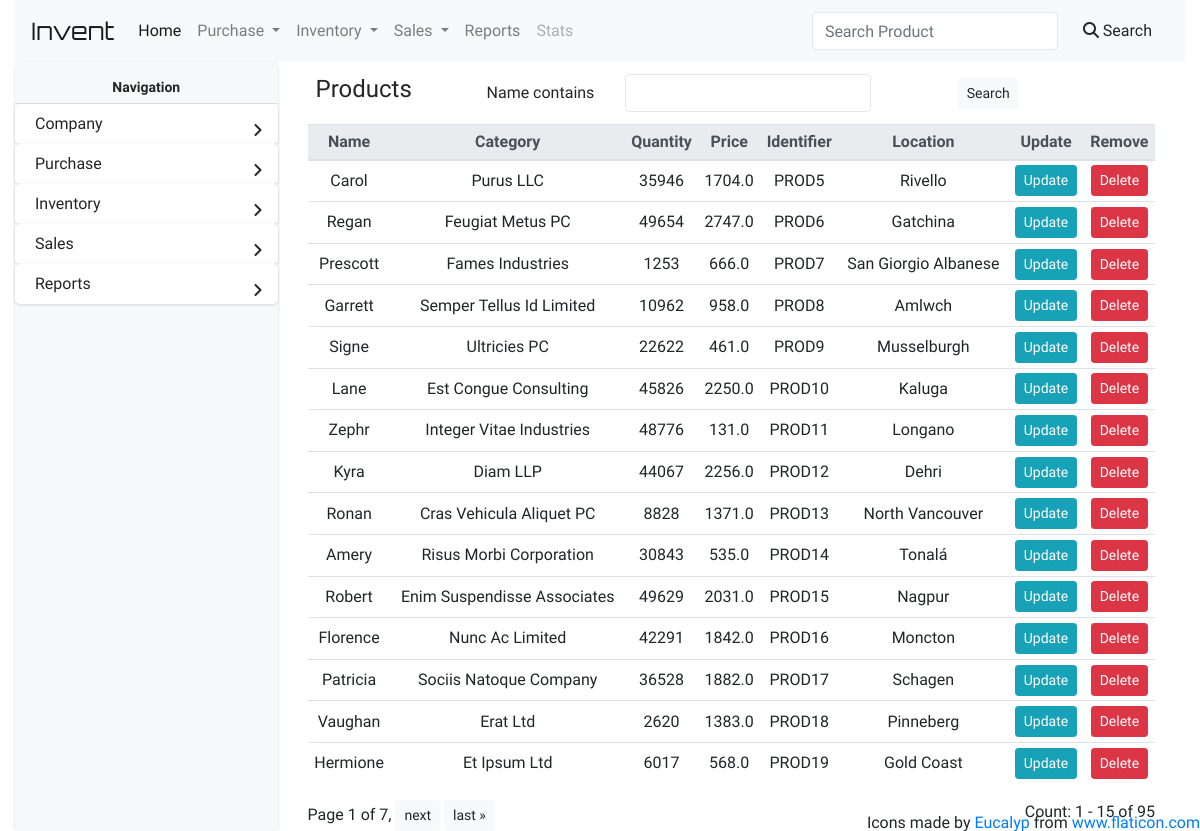
Before: /products/ with the older database file.
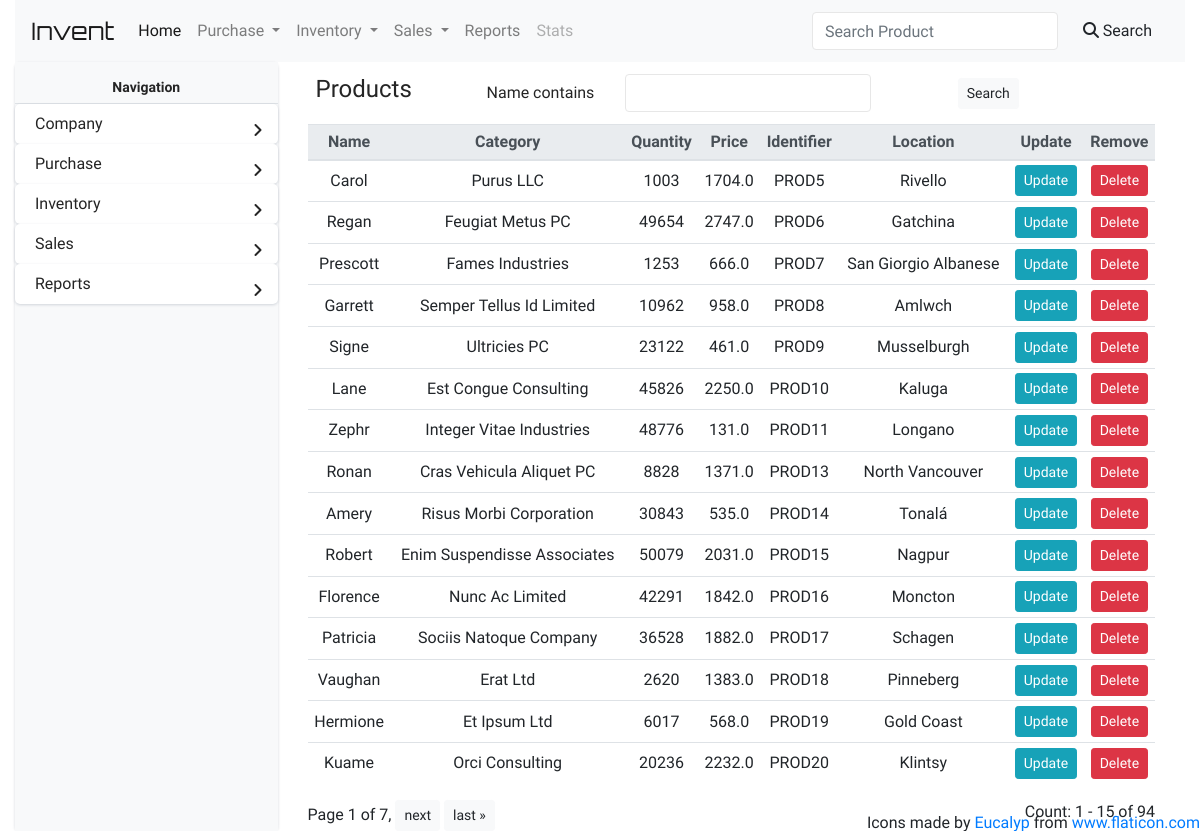
After: the same page with the newer database file.
### InvManage/models.py (models this page shows, shortened)
class Product(models.Model):
    name = models.CharField(max_length=100)
    category = models.CharField(max_length=100)
    item_type = models.CharField(max_length=100)
    description = models.TextField(null=True, blank=True)
    price = models.FloatField(null=True,blank=True)
    quantity = models.IntegerField(default=0,null=True)
    identifier = models.CharField(max_length=30,blank=False, null=True)
    location = models.CharField(max_length=100,blank=False, null=True)
    length = models.FloatField(null=True,blank=True)
    width = models.FloatField(null=True,blank=True)
    height = models.FloatField(null=True,blank=True)
    weight = models.FloatField(null=True,blank=True)
    discount = models.IntegerField(default=0)
    barcode = models.CharField(max_length=100,null=True,blank=True)
    expiry = models.DateTimeField(null=True, blank=True)
    image = models.ImageField(blank=True,upload_to='images/')

### InvManage/views.py (the view)
# urls.py: path('products/',display_products_view, name='products'),
def display_products_view(request):
	if request.method == 'GET':
		products = Product.objects.all()
		myFilter = ProductFilter(request.GET, queryset=products)
		products = myFilter.qs
		number_of_products = len(products)
		paginator = Paginator(products,15)
		page_number = request.GET.get('page')
		page_obj = paginator.get_page(page_number)
		return render(request, 'display/products.html',{'page_obj':page_obj,'myFilter':myFilter, 'n_prod': number_of_products})

### InvManage/templatetags/template_helpers.py (called while the page is built)
@register.simple_tag
def relative_url(value, field_name, urlencode=None):
    url = '?{}={}'.format(field_name, value)
    if urlencode:
        querystring = urlencode.split('&')
        filtered_querystring = filter(lambda p: p.split('=')[0] != field_name, querystring)
        encoded_querystring = '&'.join(filtered_querystring)
        url = '{}&{}'.format(url, encoded_querystring)
    return url

### InvManage/templates/display/products.html (shortened to what this page needs)
{% extends 'base.html' %}
{% load template_helpers %}
{% block title %}
  <div class="m-2">
    <div class="d-flex align-items-center row">
        <div class="">
          <h2 class="col-sm-6 mr-auto label-head">Products</h2>
        </div>
        <div class="col-sm-10">
          <form class="form-inline" id="productsFilterForm" action="" method="GET">
              <div class="col-sm-9">
              {% for field in myFilter.form %}
                <div class="form-group form-row m-1">
                    <div class="col-sm-4">
                        <label>{{ field.label }}</label>
                    </div>
                    <div class="col-sm-8">
                        {{ field }}
                    </div>
                </div>
              </div>
                {% endfor %}
                  <button class="btn btn-sm btn-light" type="submit">Search</button>
          </form>
        </div>
    </div>
  </div>
{% endblock title %}
{% block contents %}
    <table class="table table-sm">
        <thead class="thead-light">
        <tr>
            <th scope="col">Name</th>
            <th scope="col">Category</th>
            <th scope="col">Quantity</th>
            <th scope="col">Price</th>
            <th scope="col">Identifier</th>
            <th scope="col">Location</th>
            <th scope="col">Update</th>
            <th scope="col">Remove</th>
        </tr>
        </thead>
        <tbody>
            {% for product in page_obj %}
            <tr>
                <td class="product_name">{{ product.name }}</td>
                <td>{{ product.category }}</td>
                <td>{{ product.quantity }}</td>
                <td>{{ product.price }}</td>
                <td>{{ product.identifier }}</td>
                <td>{{ product.location }}</td>
                <td><a href="{% url 'update_product' product.id %}" class="btn btn-sm btn-info">Update</a></td>
                <td><a href="" class="btn btn-sm btn-danger" data-toggle="modal" data-target="#delModal" data-del_url="{% url 'delete_product' product.id %}" data-prod_name="{{ product.name }}" data-prod_id="{{ product.id }}">Delete</a></td>
            </tr>
            {% endfor %}
        </tbody>
    </table>
    <div class="d-flex">
      <div class="pagination mr-auto">
        <span class="step-links">
          <span class="current">
            Page {{ page_obj.number }} of {{ page_obj.paginator.num_pages }},
          </span>
          {% if page_obj.has_next %}
            <a class="btn btn-light btn-sm" href="{% relative_url page_obj.next_page_number 'page' request.GET.urlencode %}">next</a>
            <a class="btn btn-light btn-sm" href="{% relative_url page_obj.paginator.num_pages 'page' request.GET.urlencode %}">last &raquo;</a>
          {% endif %}
        </span>
      </div>
      <div>
        Count: {{ page_obj.start_index }} - {{ page_obj.end_index }} of {{ n_prod }}
      </div>
    </div>
{% endblock %}

Changed rows visible on the page:
removed Product: name "Kyra", category "Diam LLP", quantity "44067", price "2256.0", identifier "PROD12", location "Dehri"
changed Product "Carol": quantity "35946" → "1003"
changed Product "Signe": quantity "22622" → "23122"
changed Product "Robert": quantity "49629" → "50079"
now on this page (row unchanged): Product: name "Kuame", category "Orci Consulting", quantity "20236", price "2232.0", identifier "PROD20", location "Klintsy"
Other visible differences:
{{ n_prod }}: "95" → "94"
